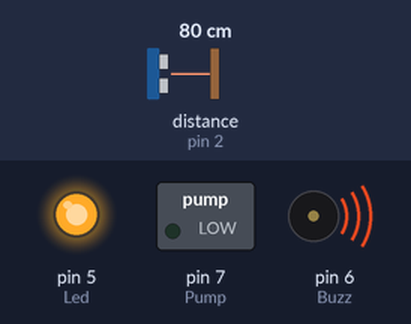
A sketch run on a simulated Arduino Uno, built with avr-gcc and run on an emulated ATmega328P. Shown: switched loads named in the sketch (green lamp = pin HIGH), output pins drawn as LEDs (lit = HIGH), buzzer (waves = sounding, pin HIGH). Wiring (inferred from the names in the program): ultrasonic range finder: trigger pin 3; echo pin 2. The inputs (shaded band) are chosen by the test bench; at power-on: distance to the obstacle (sensor on pin 2) 80 cm. The echo pulse lasts 58.3 µs per cm; pins used as bus, display or sensor lines are not drawn; what the sketch prints to the serial monitor is not drawn.

Above: at 0.2 s.
At 8.0 s:
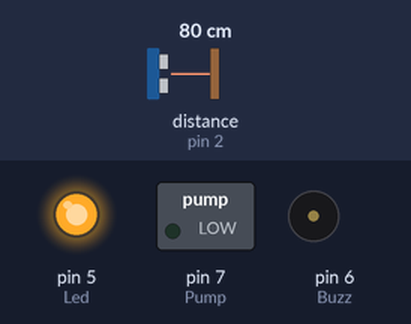
Timing chart, 0 to 17.8 s (numbered marks = the images above):
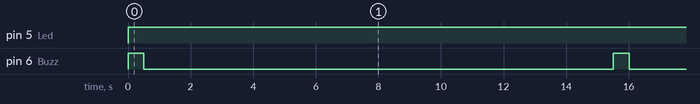

Measured:
- by itself, pin 5 (Led): LOW → HIGH at 0.01 s
- by itself, pin 6 (Buzz): alternates HIGH for 0.50 s and LOW for 15.0 s

The sketch:

Nano_Ultrasonic_Water_Pump_Buzzer.ino
```cpp
#define USUP_ECHO1 2
#define USUP_TRIG1 3
#define Pump 7
#define Buzz 6
#define Led 5

void beep(){
   digitalWrite(Buzz, HIGH);
   delay(500);
   digitalWrite(Buzz, LOW);}

void setup() {
  pinMode(Pump,OUTPUT);
  pinMode(Led,OUTPUT);
  pinMode(USUP_ECHO1,INPUT);
  pinMode(USUP_TRIG1,OUTPUT);
  pinMode(Buzz,OUTPUT);
  Serial.begin(9600);
  digitalWrite(Pump,HIGH);
}

int flag=0;
void loop() {
    long duration1,distance1;
     digitalWrite(USUP_TRIG1, LOW);
     delayMicroseconds(2);
     digitalWrite(USUP_TRIG1, HIGH);
     delayMicroseconds(10);
     digitalWrite(USUP_TRIG1, LOW);
     duration1 = pulseIn(USUP_ECHO1, HIGH);
     distance1 = (duration1/2) / 29.1;
     if (distance1>35)
        {distance1=0;}
    else{distance1=map(distance1,0,35,100,0);}

     Serial.print("L ");
     Serial.print(distance1);

   if(distance1<20)
     {
      digitalWrite(Led,HIGH);
      digitalWrite(Pump,LOW);
      Serial.print("P1");beep();}
   else{
        digitalWrite(Led,LOW);
        digitalWrite(Pump,HIGH);
        Serial.print("P0");}
   Serial.println();
   delay(15000);

}
```
